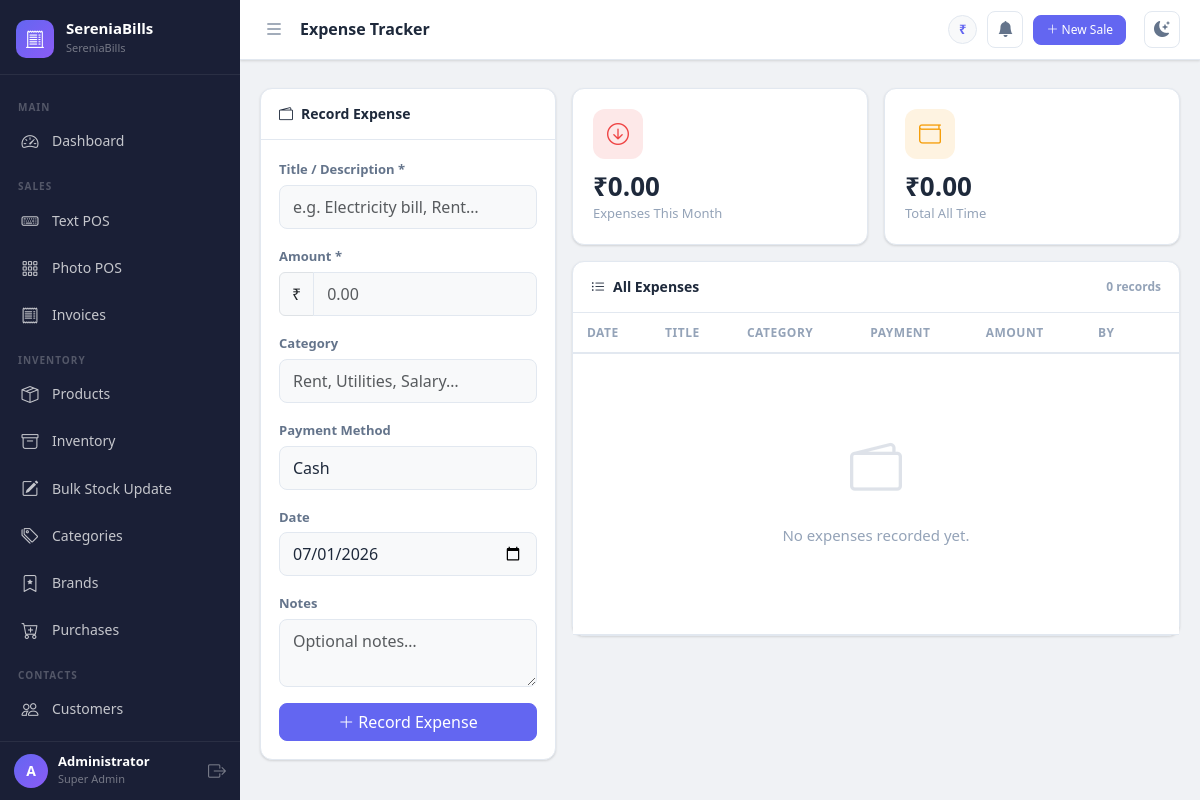
/expenses (signed in), run on the app's committed database.
### app.py (models this page shows, shortened)
class Settings(db.Model):
    __tablename__ = 'settings'
    id = db.Column(db.Integer, primary_key=True)
    company_name = db.Column(db.String(150), default='SereniaBills')
    logo = db.Column(db.String(255))
    gst_number = db.Column(db.String(50))
    address = db.Column(db.String(255))
    phone = db.Column(db.String(20))
    email = db.Column(db.String(120))
    currency_symbol = db.Column(db.String(10), default='₹')
    invoice_prefix = db.Column(db.String(10), default='INV-')
    default_tax_rate = db.Column(db.Float, default=0)
    theme = db.Column(db.String(20), default='light')
    next_invoice_number = db.Column(db.Integer, default=1)

class User(UserMixin, db.Model):
    __tablename__ = 'users'
    id = db.Column(db.Integer, primary_key=True)
    username = db.Column(db.String(80), unique=True, nullable=False)
    email = db.Column(db.String(120), unique=True)
    password_hash = db.Column(db.String(255), nullable=False)
    full_name = db.Column(db.String(120))
    role_id = db.Column(db.Integer, db.ForeignKey('roles.id'), nullable=False)
    active = db.Column(db.Boolean, default=True)
    created_at = db.Column(db.DateTime, default=datetime.utcnow)
    def is_super_admin(self):
        return self.role and self.role.name == 'super_admin'

class Role(db.Model):
    __tablename__ = 'roles'
    id = db.Column(db.Integer, primary_key=True)
    name = db.Column(db.String(50), unique=True, nullable=False)  # super_admin, staff
    description = db.Column(db.String(255))
    users = db.relationship('User', backref='role', lazy=True)

### app.py (the view)
@app.route('/expenses')
@login_required
def expenses():
    month_start = date.today().replace(day=1)
    expense_list = Expense.query.order_by(Expense.expense_date.desc()).limit(200).all()
    total_month = db.session.query(func.coalesce(func.sum(Expense.amount), 0)).filter(
        Expense.expense_date >= month_start).scalar()
    total_all = db.session.query(func.coalesce(func.sum(Expense.amount), 0)).scalar()
    categories = db.session.query(Expense.category, func.sum(Expense.amount)).group_by(
        Expense.category).all()
    return render_template('expenses.html', expenses=expense_list,
                            total_month=total_month, total_all=total_all,
                            categories=categories)

### app.py (called while the page is built)
@login_manager.user_loader
def load_user(user_id):
    return User.query.get(int(user_id))

def get_settings():
    settings = Settings.query.first()
    if not settings:
        settings = Settings()
        db.session.add(settings)
        db.session.commit()
    return settings

@app.context_processor
def inject_globals():
    return dict(settings=get_settings(), now=datetime.utcnow())

### templates/expenses.html (shortened to what this page needs)
{% extends "base.html" %}
{% block page_title %}Expense Tracker{% endblock %}
{% block content %}
<div class="row g-3">
  <div class="col-lg-4">
    <div class="card">
      <div class="card-header"><i class="bi bi-wallet2 me-2"></i>Record Expense</div>
      <div class="card-body">
        <form method="POST" action="{{ url_for('add_expense') }}">
          <div class="mb-3">
            <label class="form-label">Title / Description *</label>
            <input type="text" name="title" class="form-control" required placeholder="e.g. Electricity bill, Rent…">
          </div>
          <div class="mb-3">
            <label class="form-label">Amount *</label>
            <div class="input-group">
              <span class="input-group-text">{{ settings.currency_symbol }}</span>
              <input type="number" name="amount" class="form-control" required min="0" step="0.01" placeholder="0.00">
            </div>
          </div>
          <div class="mb-3">
            <label class="form-label">Category</label>
            <input type="text" name="category" class="form-control" list="catList"
                   placeholder="Rent, Utilities, Salary…">
          </div>
          <div class="mb-3">
            <label class="form-label">Payment Method</label>
            <select name="payment_method" class="form-select">
              <option value="Cash">Cash</option>
            </select>
          </div>
          <div class="mb-3">
            <label class="form-label">Date</label>
            <input type="date" name="expense_date" class="form-control"
                   value="{{ now.strftime('%Y-%m-%d') }}">
          </div>
          <div class="mb-3">
            <label class="form-label">Notes</label>
            <textarea name="notes" class="form-control" rows="2" placeholder="Optional notes…"></textarea>
          </div>
          <button type="submit" class="btn btn-primary w-100">
            <i class="bi bi-plus-lg me-1"></i>Record Expense
          </button>
        </form>
      </div>
    </div>
  </div>
  <div class="col-lg-8">
    <div class="row g-3 mb-3">
      <div class="col-sm-6">
        <div class="stat-card">
          <div class="stat-card-icon red"><i class="bi bi-arrow-down-circle"></i></div>
          <div class="stat-card-value">{{ settings.currency_symbol }}{{ "%.2f"|format(total_month) }}</div>
          <div class="stat-card-label">Expenses This Month</div>
        </div>
      </div>
      <div class="col-sm-6">
        <div class="stat-card">
          <div class="stat-card-icon amber"><i class="bi bi-wallet"></i></div>
          <div class="stat-card-value">{{ settings.currency_symbol }}{{ "%.2f"|format(total_all) }}</div>
          <div class="stat-card-label">Total All Time</div>
        </div>
      </div>
    </div>
    <div class="card">
      <div class="card-header d-flex justify-content-between align-items-center">
        <span><i class="bi bi-list-ul me-2"></i>All Expenses</span>
        <span style="font-size:12px;color:var(--text-muted)">{{ expenses|length }} records</span>
      </div>
      <div class="card-body p-0">
        <div class="table-responsive">
          <table class="table mb-0">
            <thead>
              <tr>
                <th>Date</th>
                <th>Title</th>
                <th>Category</th>
                <th>Payment</th>
                <th>Amount</th>
                <th>By</th>
                <th></th>
              </tr>
            </thead>
            <tbody>
              {% for exp in expenses %}
              <tr>
                <td style="font-size:12px;color:var(--text-muted);white-space:nowrap">
                  {{ exp.expense_date.strftime('%d %b %Y') }}
                </td>
                <td>
                  <div class="fw-bold" style="font-size:13px">{{ exp.title }}</div>
                  {% if exp.notes %}
                  <div style="font-size:11px;color:var(--text-muted)">{{ exp.notes[:60] }}</div>
                  {% endif %}
                </td>
                <td>
                  <span class="badge bg-secondary">{{ exp.category or 'General' }}</span>
                </td>
                <td style="font-size:12px">{{ exp.payment_method }}</td>
                <td class="fw-bold" style="color:var(--danger)">
                  {{ settings.currency_symbol }}{{ "%.2f"|format(exp.amount) }}
                </td>
                <td style="font-size:12px;color:var(--text-muted)">
                  {{ exp.user.username if exp.user else '—' }}
                </td>
                <td>
                  {% if current_user.is_super_admin() %}
                  <form method="POST" action="{{ url_for('delete_expense', expense_id=exp.id) }}"
                        onsubmit="return confirm('Delete this expense?')">
                    <button class="btn btn-sm btn-outline-danger">
                      <i class="bi bi-trash"></i>
                    </button>
                  </form>
                  {% endif %}
                </td>
              </tr>
              {% else %}
              <tr>
                <td colspan="7">
                  <div class="empty-state">
                    <i class="bi bi-wallet2"></i>
                    <p>No expenses recorded yet.</p>
                  </div>
                </td>
              </tr>
              {% endfor %}
            </tbody>
          </table>
        </div>
      </div>
    </div>
  </div>
</div>
{% endblock %}

### templates/base.html (shortened to what this page needs)
<!DOCTYPE html>
<html lang="en" data-theme="{{ settings.theme }}">
<head>
    <link rel="stylesheet" href="https://cdn.jsdelivr.net/npm/bootstrap@5.3.2/dist/css/bootstrap.min.css">
    <link rel="stylesheet" href="https://cdn.jsdelivr.net/npm/bootstrap-icons@1.11.3/font/bootstrap-icons.css">
    <link rel="stylesheet" href="{{ url_for('static', filename='css/main.css') }}">
</head>
<body>
<div class="sb-wrapper">
  <nav id="sidebar" class="sb-sidebar">
    <div class="sb-brand">
      {% if settings.logo %}
        <img src="{{ url_for('static', filename='uploads/' + settings.logo) }}" class="sb-logo-img" alt="Logo">
      {% else %}
        <div class="sb-logo-icon"><i class="bi bi-receipt-cutoff"></i></div>
      {% endif %}
      <div class="sb-brand-text">
        <span class="sb-brand-name">SereniaBills</span>
        <span class="sb-brand-tagline">{{ settings.company_name }}</span>
      </div>
    </div>
    <div class="sb-nav">
      <div class="sb-section-label">Main</div>
      <a href="{{ url_for('dashboard') }}" class="sb-link {% if request.endpoint == 'dashboard' %}active{% endif %}">
        <i class="bi bi-speedometer2"></i><span>Dashboard</span>
      </a>
      <div class="sb-section-label">Sales</div>
      <a href="{{ url_for('pos_text') }}" class="sb-link {% if request.endpoint == 'pos_text' %}active{% endif %}">
        <i class="bi bi-keyboard"></i><span>Text POS</span>
      </a>
      <a href="{{ url_for('pos_photo') }}" class="sb-link {% if request.endpoint == 'pos_photo' %}active{% endif %}">
        <i class="bi bi-grid-3x3-gap"></i><span>Photo POS</span>
      </a>
      <a href="{{ url_for('invoices') }}" class="sb-link {% if request.endpoint == 'invoices' %}active{% endif %}">
        <i class="bi bi-receipt"></i><span>Invoices</span>
      </a>
      <div class="sb-section-label">Inventory</div>
      <a href="{{ url_for('products') }}" class="sb-link {% if request.endpoint in ['products','add_product','edit_product'] %}active{% endif %}">
        <i class="bi bi-box-seam"></i><span>Products</span>
      </a>
      <a href="{{ url_for('inventory') }}" class="sb-link {% if request.endpoint == 'inventory' %}active{% endif %}">
        <i class="bi bi-archive"></i><span>Inventory</span>
      </a>
      <a href="{{ url_for('bulk_stock_update') }}" class="sb-link {% if request.endpoint == 'bulk_stock_update' %}active{% endif %}">
        <i class="bi bi-pencil-square"></i><span>Bulk Stock Update</span>
      </a>
      <a href="{{ url_for('categories') }}" class="sb-link {% if request.endpoint == 'categories' %}active{% endif %}">
        <i class="bi bi-tags"></i><span>Categories</span>
      </a>
      <a href="{{ url_for('brands') }}" class="sb-link {% if request.endpoint == 'brands' %}active{% endif %}">
        <i class="bi bi-bookmark-star"></i><span>Brands</span>
      </a>
      <a href="{{ url_for('purchases') }}" class="sb-link {% if request.endpoint in ['purchases','add_purchase'] %}active{% endif %}">
        <i class="bi bi-cart-plus"></i><span>Purchases</span>
      </a>
      <div class="sb-section-label">Contacts</div>
      <a href="{{ url_for('customers') }}" class="sb-link {% if 'customer' in request.endpoint %}active{% endif %}">
        <i class="bi bi-people"></i><span>Customers</span>
      </a>
      <a href="{{ url_for('suppliers') }}" class="sb-link {% if 'supplier' in request.endpoint %}active{% endif %}">
      </a>
    </div>
    <div class="sb-footer">
      <div class="sb-user-info">
        <div class="sb-user-avatar">{{ current_user.username[0].upper() }}</div>
        <div>
          <div class="sb-user-name">{{ current_user.full_name or current_user.username }}</div>
          <div class="sb-user-role">{{ current_user.role.name.replace('_',' ').title() }}</div>
        </div>
      </div>
      <a href="{{ url_for('logout') }}" class="sb-logout" title="Logout"><i class="bi bi-box-arrow-right"></i></a>
    </div>
  </nav>
  <div class="sb-content" id="sbContent">
    <div class="sb-topbar">
      <button class="sb-toggle-btn" id="sidebarToggle" onclick="toggleSidebar()">
        <i class="bi bi-list"></i>
      </button>
      <div class="sb-topbar-title">{% block page_title %}{% endblock %}</div>
      <div class="sb-topbar-right">
        <span class="sb-currency-badge">{{ settings.currency_symbol }}</span>
        <div class="position-relative" id="alertBellWrap" style="cursor:pointer" onclick="toggleAlertDropdown()">
          <button class="sb-theme-btn" title="Stock Alerts">
            <i class="bi bi-bell-fill" id="bellIcon"></i>
          </button>
        </div>
        <a href="{{ url_for('pos_text') }}" class="btn btn-sm btn-primary me-2">
          <i class="bi bi-plus-lg"></i> New Sale
        </a>
        <button class="sb-theme-btn" onclick="toggleTheme()" title="Toggle Dark/Light">
          <i class="bi bi-moon-stars-fill" id="themeIcon"></i>
        </button>
      </div>
    </div>
    <div class="px-3 pt-2">
    </div>
    <div class="sb-main-content">
      {% block content %}{% endblock %}
    </div>
  </div>
</div>
</body>
</html>

### data on the page
Settings: company_name "SereniaBills", currency_symbol "₹"
User: username "A", full_name "Administrator"
Role: role.name.replace "Super Admin"

### other printed values
{{ "%.2f"|format(total_month) }} "0.00"
{{ "%.2f"|format(total_all) }} "0.00"
{{ expenses|length }} "0"
